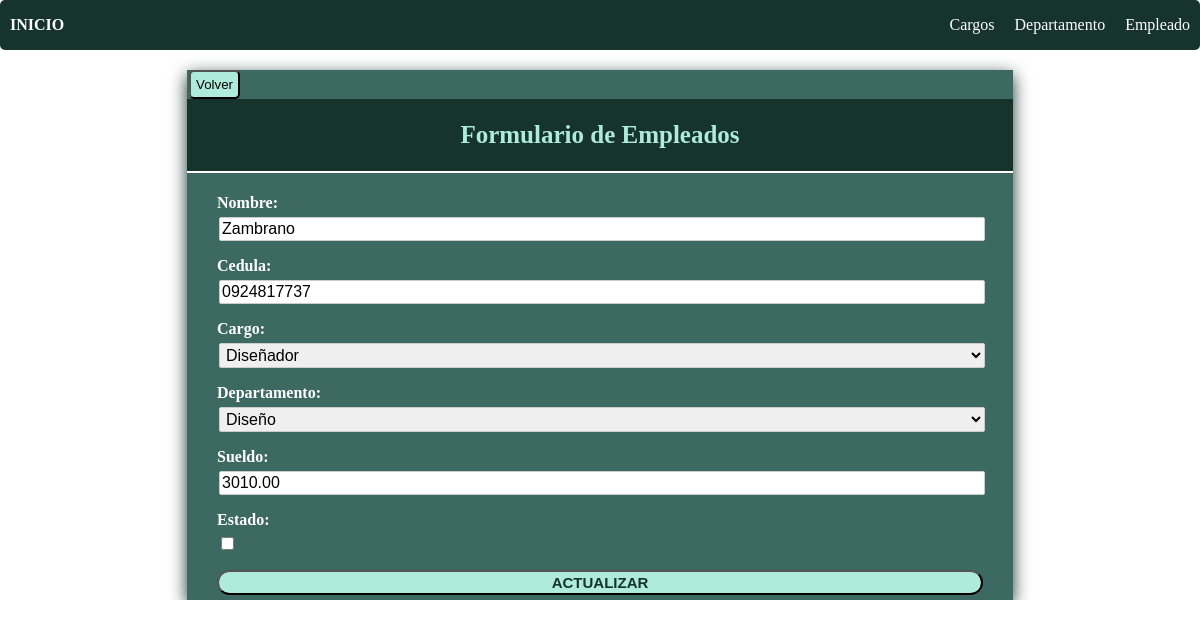
The page /editar_empleado/18 on the database its author committed.
### mtto/models.py (models this page shows, shortened)
class Empleado(models.Model):
    id=models.AutoField(primary_key=True)
    nombre= models.CharField(max_length=100,blank=False,null=True)
    cedula= models.CharField(max_length=10,blank=False,null=True)
    cargo=models.ForeignKey(Cargo,on_delete=models.CASCADE)
    departamento=models.ForeignKey(Departamento,on_delete=models.CASCADE)
    sueldo=models.DecimalField(max_digits=8,decimal_places=2,blank=False,null=True)
    estado=models.BooleanField(default=True)
    fecha_creacion =models.DateTimeField(auto_now_add=False,auto_now=True)
    class Meta:
        verbose_name="Empleado"
        verbose_name_plural="Empleados"
        ordering=['id']

### mtto/views.py (the view)
# urls.py: path('editar_empleado/<int:id>',editarEmpleado,name="editar_empleado"),
def editarEmpleado(request,id):
    error,empleado_form=None,None
    try:
        empleado=Empleado.objects.get(id=id)
        if request.method== "GET":
            empleado_form=EmpleadoForm(instance=empleado)
        else:
            empleado_form=EmpleadoForm(request.POST,instance=empleado)
            if empleado_form.is_valid():
                empleado_form.save()
                return redirect('empleadoLista')
    except Exception as e:
        error=e
    empleados=Empleado.objects.filter(estado=True)
    return render(request,"pages/empleado.html",{'empleadoForm':empleado_form, 'empleados':empleados ,'accion':'Actualizar'})

### mtto/forms.py
class EmpleadoForm(forms.ModelForm):
    class Meta:
        model=Empleado
        fields=['nombre','cedula','cargo','departamento','sueldo','estado']
        widgets={
            'nombre':forms.TextInput(attrs={
                'placeholder':'Ingrese Nombre',
                'class':'form-group',
                'required':True}),
            'cargo': forms.Select(attrs={
                'class':'form-group',
                'required':True,
                }),
            'departamento': forms.Select(attrs={
                'class':'form-group',
                'required':True,
                }),
            'cedula':forms.TextInput(attrs={
                'placeholder':'Ingrese Cédula',
                'class':'form-group',
                'required':True,
                }),
            'sueldo':forms.TextInput(attrs={
                'placeholder':'Ingrese Sueldo',
                'class':'form-group',
                'required':True}),
        }

### mtto/models.py (called while the page is built)
    def __str__(self):
        return self.descripcion

    def __str__(self):
        return self.descripcion

### templates/pages/empleado.html (shortened to what this page needs)
{% extends "inicio.html" %}
{% load static %}
{% block css %}
<link rel="stylesheet" href="{% static 'Css/form.css' %}">
{% endblock %}
{% block contenido %}
<section class="form-container">
    <a style="border-radius: 2px; padding: 2px; text-align: center"
        href="{% url 'empleadoLista' %}"><button style="background:#AEEBDB; border-radius: 5px; padding: 5px;"
        type="submit"> Volver </button></a>
    <div class="form-header">
        <h1>Formulario de Empleados</h1>
    </div>
    <form method="POST" id="form-departamento" class="form">
        {{empleadoForm.as_p}}
        <button
            id="enviar"
            type="submit"
            name="enviar">
            {{accion}}
        </button>
    </form>
</section>
{% endblock %}

### static/Css/main.css (style rules this page uses)
:root { --primary-color: #16342C; --secundary-color: #3C6962; --boton-success: #69A293; --boton-secundary: #3C6962; --boton-warning: #AEEBDB; --boton-cancelar: #fe4093; --font-size:16px; --font-color:rgb(0, 0, 0); --font-color-reverse:#fff; }
html { box-sizing: border-box; font-size: var(--font-size); scroll-behavior: smooth; color: var(--font-color); overflow-x: hidden; }
*,*:before,*:after { box-sizing: inherit; }
body { margin: 0; overflow: hidden; box-sizing: inherit ; }
a { text-decoration: none; color: var(--font-color-reverse) }
h1 { font-size: 70px; }

### static/Css/form.css (style rules this page uses)
.form-container { background-color: var(--boton-secundary); max-width: 70%; min-width: 240px; border-radius: px; box-shadow: 0px 5px 16px 0px var(--primary-color); overflow: hidden; color: var(--font-color-reverse); font-weight: 900; margin:0 auto; }
.form-header { background: var(--primary-color); padding: 1px; text-align: center; border-bottom: 2px solid var(--font-color-reverse); }
.form-header h1 { color: var(--boton-warning); font-size: 25px; }
form { padding: 5px 30px; }
.form-group input, .form-group select, .form-group textarea, .form-group { display: block; width: 100%; padding: 2px; margin: 2px; font-size: 1rem; border: 1px solid #ccc; border-radius: 2px; }
.form label { margin: 5px auto; display: block; }
.form-group *::placeholder { color: var(--primary-color); font-size: 20px; }
.form button { display: block; width: 100%; padding: 2px; background: var(--boton-warning); border-radius: 20px; color: var(--primary-color); cursor: pointer; font-weight: 900; font-size: 15px; text-transform: uppercase; transition: background-color 0.5s ease-in-out; }

### rows shown on the page
Empleado: nombre "Zambrano", cedula "0924817737", cargo "Diseñador", departamento "Diseño", sueldo "3010.00"

### other values the page prints
{{ accion }} "ACTUALIZAR"
